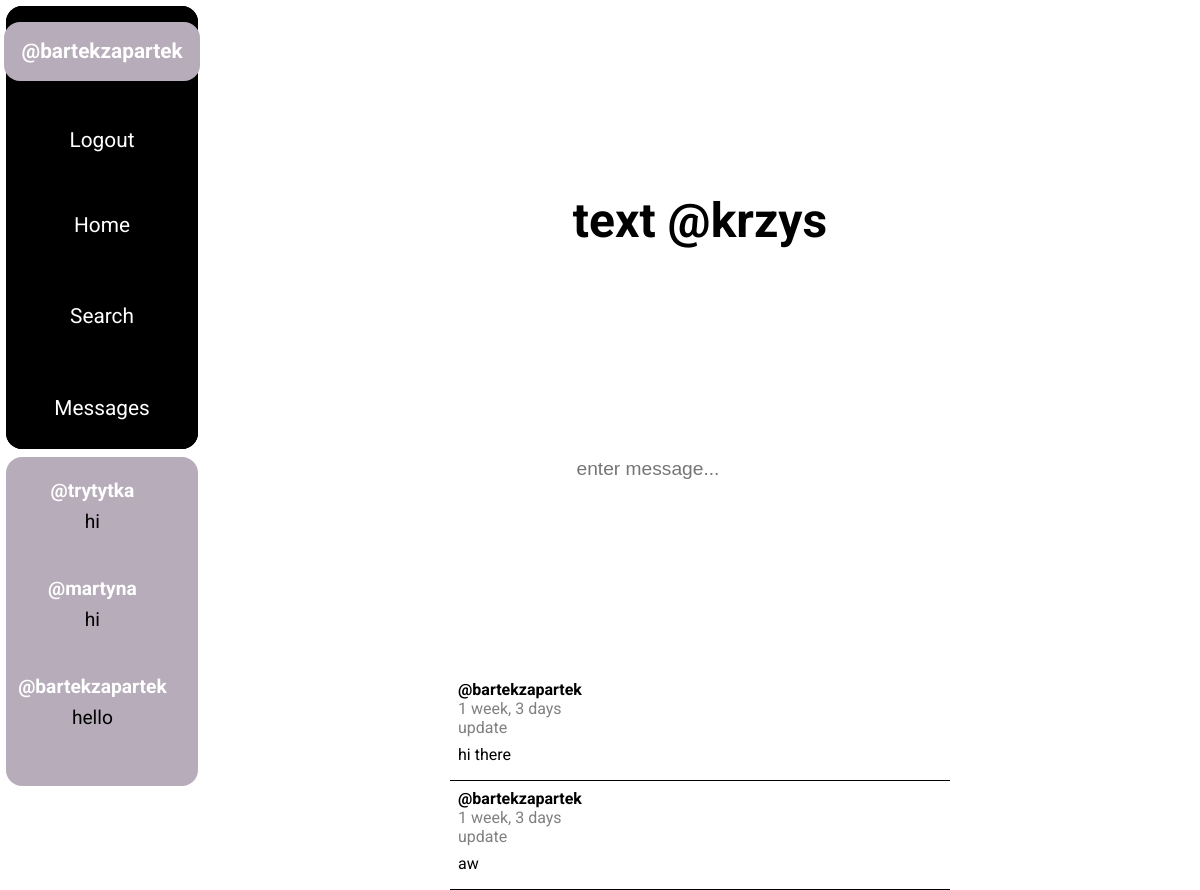
Before: /chat/7/ (signed in) with the older database file.
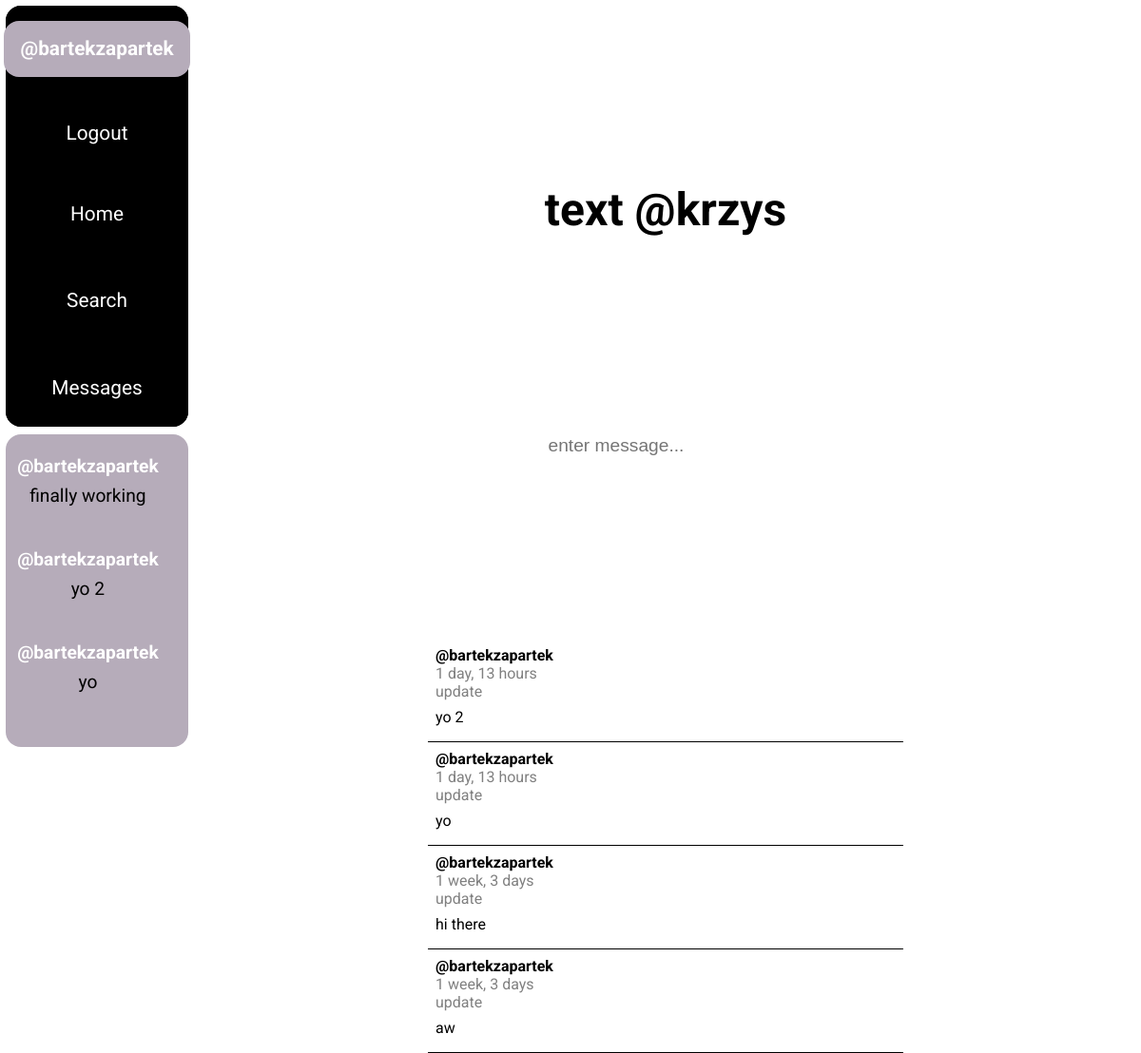
After: the same page with the newer database file.
### base/models.py (models this page shows)
class Chat(models.Model):
    participant_1 = models.ForeignKey(User, on_delete = models.CASCADE, related_name = 'participant_1')
    participant_2 = models.ForeignKey(User, on_delete = models.CASCADE, related_name = 'participant_2')
    recent_message_owner = models.TextField(blank = True, null = True, default = '')
    recent_message = models.TextField(blank = True, null = True, default = '')
    created = models.DateTimeField(auto_now = True)
    updated = models.DateTimeField(auto_now_add = True)
    class Meta:
        ordering = ['-created', '-updated']

class Message(models.Model):
    chat = models.ForeignKey(Chat, on_delete = models.CASCADE)
    owner = models.ForeignKey(User, on_delete = models.CASCADE)
    body = models.TextField(blank = False, null = False)
    created = models.DateField(auto_now = True)
    updated = models.DateTimeField(auto_now_add = True)
    class Meta:
        ordering = ['-created', '-updated']

### base/views.py (the view, shortened to what this page needs)
# urls.py: path('chat/<str:pk>/', views.show_chat_content, name = 'chat-content'),
@login_required(login_url = 'login')
def show_chat_content(request, pk):
    chat_room = Chat.objects.get(id = pk)
    chat_content = chat_room.message_set.all()
    if request.user != chat_room.participant_1 and request.user != chat_room.participant_2:
        return redirect('show-chats')
    participant = chat_room.participant_1 if chat_room.participant_1 != request.user else chat_room.participant_2
    context = {
        'messages' : chat_content,
        'participant' : participant,
        'message_page' : True,
        'recent_activity_chats' : get_recent_activity_chats(request)
            }
    return render(request, 'base/chat.html', context)

### base/views.py (called while the page is built)
def get_recent_activity_chats(request):
    if request.user.is_authenticated:
        return Chat.objects.filter(
            Q(participant_1 = request.user) | Q(participant_2 = request.user)
            )[:3]
    return None

### base/templates/base/chat.html (shortened to what this page needs)
{% extends 'main.html' %}
{% block static %}
    {% load static %}
    <link rel="stylesheet" href="{% static 'base/chat.css' %}">
    <link rel="stylesheet" href="{% static 'base/components/comments-component.css' %}">
{% endblock static %}
{% block content %}
    <div class="chat-content-section">
        <div class="chat-content-username">
            text @{{ participant }}
        </div>
        <form action="" method="post">
            <input type = 'text' placeholder = "enter message..." name = "message">
        </form>
    </div>
    <div class="chat-component">
        {% include 'base/components/comments-component.html' with comments=messages %}
    </div>
{% endblock content %}

### templates/components/recent-activity-component.html
<div class="recent-activity-wrapper">
    {% if errors %}
    <div class="recent-activity-messages">
        <ul>
            {% for message in messages %}
                <li>{{ message }}</li>
            {% endfor %}
        </ul>
    </div>
    {% else %}
        <div class="recent-activity-messages">
            {% for chat in recent_activity_chats %}
              <a href="{% url 'chat-content' chat.id %}">
                    <span>@{{ chat.recent_message_owner }}</span>
                    <p>{{ chat.recent_message | slice:":20" }}</p>
              </a>
            {% endfor %}
        </div>
    {% endif %}
</div>

### base/templates/base/components/comments-component.html
<div class="post-comment-section">
    {% for comment in comments %}
        <div class="post-comment">
            <div class="post-comment-owner">
                @{{ comment.owner.username }}
            </div>
            <div class="post-comment-date">
                {{ comment.created | timesince }}
            </div>
            {% if request.user == comment.owner and message_page != True %}
                <a href="{% url 'update-comment' comment.id %}" class = "post-comment-date">
                    update
                </a>
            {% elif request.user == comment.owner and message_page == True %}
                <a href="{% url 'update-message' comment.id %}" class = "post-comment-date">
                    update
                </a>
            {% endif %}
            <div class="post-comment-content">
                {{ comment.body }}
            </div>
        </div>
    {% endfor %}
</div>

Changed rows visible on the page:
no longer on this page (row unchanged): Chat: recent_message_owner "trytytka", recent_message "hi"
no longer on this page (row unchanged): Chat: recent_message_owner "martyna", recent_message "hi"
no longer on this page (row unchanged): Chat: recent_message_owner "bartekzapartek", recent_message "hello"
now on this page (row edited): Chat: recent_message_owner "bartekzapartek", recent_message "finally working"
now on this page (row edited): Chat: recent_message_owner "bartekzapartek", recent_message "yo 2"
now on this page (row edited): Chat: recent_message_owner "bartekzapartek", recent_message "yo"
added Message: owner.username "bartekzapartek", created "1 day, 13 hours", shows "update", body "yo 2"
added Message: owner.username "bartekzapartek", created "1 day, 13 hours", shows "update", body "yo"
